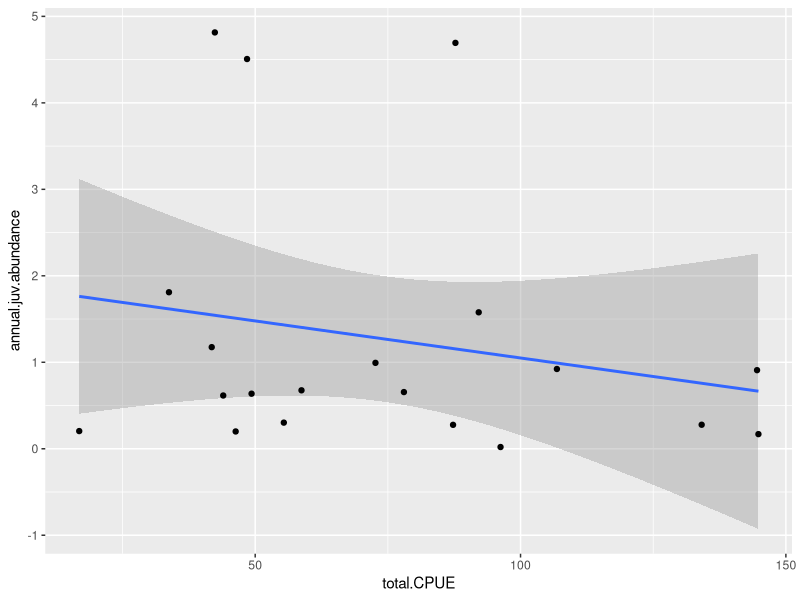

Here is the R script that generated this plot:
library(tidyverse)

## Importing annual american shad CPUE data from NCWRC
adult.shad.WRC.raw <- read_csv("./Data/RawData/AdultAmericanShadCPUE.csv")

## Importing monthly alosine abundance indices
monthly.alosine.abundance <- read_csv("./Data/ProcessedData/AlosineAbundance_monthly.csv")

## Selecting years of interest, then summarizing yearly abundance averages for american shad
annual.american.shad.abundance <- monthly.alosine.abundance %>% filter(year %in% c(2000:2019)) %>% group_by(year) %>% 
  summarise(annual.juv.abundance = mean(monthly.american.shad.JAI))
juvenile.shad.abundance.june <- monthly.alosine.abundance %>% filter(year %in% c(2000:2019) & month == 6) %>%
  select("year", "monthly.american.shad.JAI")
colnames(juvenile.shad.abundance.june)[colnames(juvenile.shad.abundance.june) == "monthly.american.shad.JAI"] <-
  "june.abundance"

## Joining panels for regression analysis
american.shad.panel <- left_join(adult.shad.WRC.raw, annual.american.shad.abundance, by = "year")
american.shad.panel <- left_join(american.shad.panel, juvenile.shad.abundance.june, by = "year")
shapiro.test(american.shad.panel$total.CPUE) ## p > 0.05, fail to reject null hypothesis of normal distribution
shapiro.test(american.shad.panel$annual.juv.abundance) ## p < 0.05, reject null hypothesis of normal distribution

## Testing both parametric and non-parametric simple linear regressions
a.shad.regression <- lm(american.shad.panel$annual.juv.abundance ~ american.shad.panel$total.CPUE)
summary(a.shad.regression)

a.shad.regression2 <- lm(american.shad.panel$june.abundance ~ american.shad.panel$total.CPUE)
summary(a.shad.regression2)

a.shad.regression3 <- lm(american.shad.panel$annual.juv.abundance ~ american.shad.panel$male.CPUE)
summary(a.shad.regression3)

a.shad.regression4 <- lm(american.shad.panel$annual.juv.abundance ~ american.shad.panel$female.CPUE)
summary(a.shad.regression4)

# Non-parametric Spearman's Rho model
cor.test(american.shad.panel$annual.juv.abundance, american.shad.panel$total.CPUE, 
         method = "spearman", exact = FALSE)

## Evidence does not suggest significant relationship between adult and juvenile american shad CPUE;
## however, small sample size (simple linear regression; p = 0.38, n = 20)

ggplot(american.shad.panel, aes(x = total.CPUE, y = annual.juv.abundance)) +
  geom_smooth(method = "lm") +
  geom_point() 





